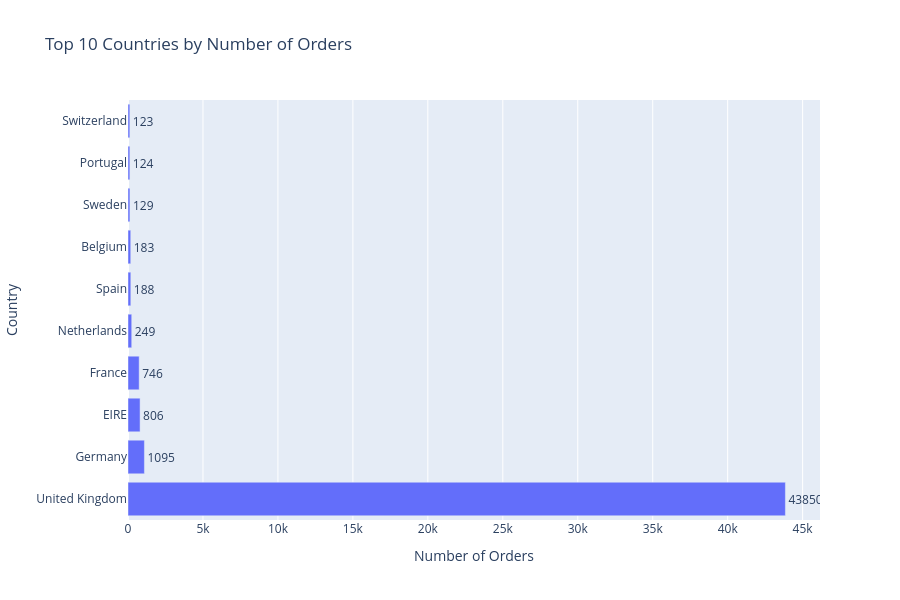

The code cell stored with this chart in its notebook:
### Code cell
fig = px.bar(
    co_In,
    x="count",
    y="Country",
    orientation="h",
    text="count",
    title="Top 10 Countries by Number of Orders"
)

fig.update_traces(
    textposition="outside"
)

fig.update_layout(
    xaxis_title="Number of Orders",
    yaxis_title="Country",
    height=600
)

fig.show()

### Figure 1 — Plotly figure (JSON) as saved in the notebook; plotly's stock layout.template omitted (floating-point values rounded to 4 significant figures)
{"data": [{"hovertemplate": "count=%{text}<br>Country=%{y}<extra></extra>", "legendgroup": "", "marker": {"color": "#636efa", "pattern": {"shape": ""}}, "name": "", "orientation": "h", "showlegend": false, "text": [43850.0, 1095.0, 806.0, 746.0, 249.0, 188.0, 183.0, 129.0, 124.0, 123.0], "textposition": "outside", "type": "bar", "x": [43850, 1095, 806, 746, 249, 188, 183, 129, 124, 123], "xaxis": "x", "y": ["United Kingdom", "Germany", "EIRE", "France", "Netherlands", "Spain", "Belgium", "Sweden", "Portugal", "Switzerland"], "yaxis": "y"}], "layout": {"barmode": "relative", "height": 600, "legend": {"tracegroupgap": 0}, "title": {"text": "Top 10 Countries by Number of Orders"}, "xaxis": {"anchor": "y", "domain": [0, 1], "title": {"text": "Number of Orders"}}, "yaxis": {"anchor": "x", "domain": [0, 1], "title": {"text": "Country"}}}}
